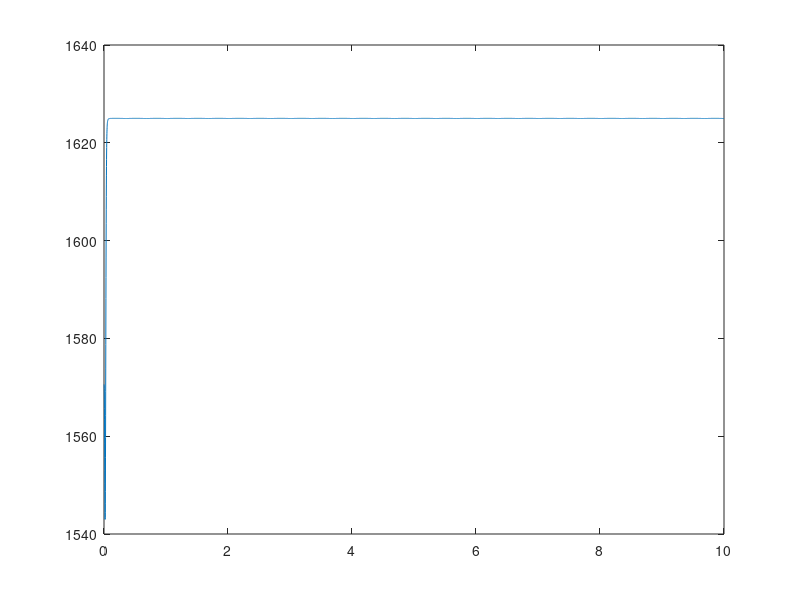

Here is the MATLAB script that generated this plot:
clear all
clc


A=3.25;
a=100;
S0=5;
r=0.56;
v0=6;
h=0.001;
t=0:h:10;
L_t=length(t);
T2=108;
T1=135;
b=50;
B=22;
T4=33.75;
T3=33.75; 
x0=zeros(1,L_t);
x1=zeros(1,L_t);
x2=zeros(1,L_t);
x0_0=0.19;
x1_0=0;
x2_0=0;
x0(1)=x0_0;
x1(1)=x1_0;
x2(1)=x2_0;
y0=zeros(1,L_t);
y1=zeros(1,L_t);
y2=zeros(1,L_t);
y0_0=a*x0_0+15;
y1_0=a*x1_0+1;
y2_0=b*x2_0+2;
y0(1)=y0_0;
y1(1)=y1_0;
y2(1)=y2_0;
p=zeros(1,L_t);
F0=zeros(1,L_t);
F1=zeros(1,L_t);
F2=zeros(1,L_t);

for n=1:L_t;
    p(n)=200+(50*cos(6*pi*n*h));
    F0(n)=A*a*S0/(1+exp(r*(x1(n)-x2(n)-v0)));
    F1(n)=A*a*(p(n)+(T2*S0/(1+exp(r*(T1*x0(n)-v0)))));
    F2(n)=B*b*T4*S0/(1+exp(r*(T3*x0(n)-v0)));
    x0(n+1)=x0(n)+h*(-a*x0(n)+y0(n));
    y0(n+1)=y0(n)+h*(-a*y0(n)+F0(n));
    x1(n+1)=x1(n)+h*(-a*x1(n)+y1(n));
    y1(n+1)=y1(n)+h*(-a*y1(n)+F1(n));
    x2(n+1)=x2(n)+h*(-b*x2(n)+y2(n));
    y2(n+1)=y2(n)+h*(-a*y2(n)+F2(n));
end
  
plot(t,F0(1:end))
% clear n
% n=1:L_t;
% clear t
% t=h.*(1:L_t);
% hold on
% plot(n,x1,'r')


